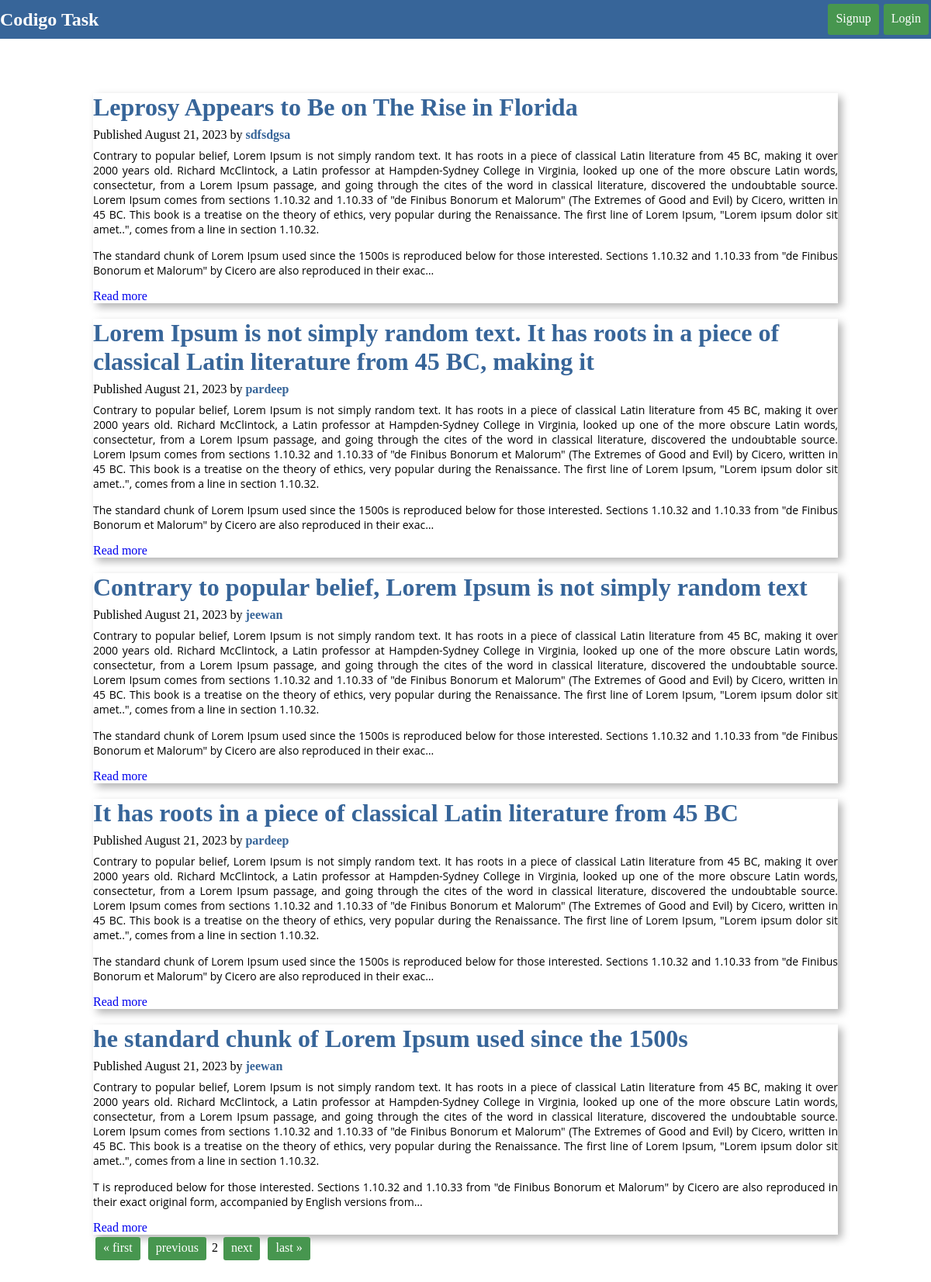
Screenshot of /?page=2 with the database file from the repository.
### home/models.py (models this page shows)
class BlogPost(models.Model):
    title = models.CharField(max_length=1000)
    content = FroalaField()
    author = models.ForeignKey(User, on_delete=models.CASCADE)
    created_at = models.DateTimeField(auto_now_add=True)

### home/views.py (the view)
# urls.py: path("", home_page, name="home"),
def home_page(request):
    context = {}
    try:
        blogs = BlogPost.objects.all()
        itmes_per_page = 5
        paginator  = Paginator(blogs, itmes_per_page)
        page_no = request.GET.get("page")
        page_obj = paginator.get_page(page_no)
        context["blogs"] =  page_obj
    except Exception as e:
        messages.error(f"An error occured {e}")
    return render(request, "home.html", context)

### templates/home.html (shortened to what this page needs)
{% extends "base.html" %}
{% block content %}
    <div class="container">
        {% for blog in blogs %}
         <div class="blog-container">
            <div class="blog-post flex">
                <h1>{{blog.title}}</h1>
                <div class="other-detail flex">
                    <p>Published   {{blog.created_at|date:"F d, Y"}}  by <b class="author">{{blog.author}}</b></p>
                </div>
                <div>
                   <p>
                    {{ blog.content|truncatechars_html:1000|safe }}
                    <a href="{% url 'detailblog' blog.id %}" style="text-decoration: none;">Read more</a>
                   </p>
                </div>
            </div>
         </div>
    {% endfor %}
    <div class="pagination">
        <span class="step-links">
            {% if blogs.has_previous %}
                <a href="?page=1" class="btn">&laquo; first</a>
                <a href="?page={{ blogs.previous_page_number }}" class="btn">previous</a>
            {% endif %}
            <span class="current-page">{{ blogs.number }}</span>
            {% if blogs.has_next %}
                <a href="?page={{ blogs.next_page_number }}" class="btn">next</a>
                <a href="?page={{ blogs.paginator.num_pages }}" class="btn">last &raquo;</a>
            {% endif %}
        </span>
    </div>
    </div>
{% endblock content %}

### static/css/main.css (style rules this page uses)
* { padding: 0; margin: 0; }
:root { --primary-color : #376599; --secondary-color : #47964f; }
.container { width: 60%; margin: auto; padding: 50px; }
.flex { display: flex; }
.blog-container { box-shadow: 5px 5px 10px rgba(0, 0, 0, 0.3); margin-top: 20px; }
.btn { height: 20px; padding: 10px; color: white; border-radius: 3px; margin: 3px; text-decoration: none; background-color: var(--secondary-color); }
.pagination .btn { display: inline-block; padding: 5px 10px; color: white; border-radius: 3px; margin: 3px; text-decoration: none; background-color: var(--secondary-color); }
.blog-post { flex-direction: column; gap: 8px; }
.blog-post h1 { color: var(--primary-color) ; }
.detail-blog h1, .blog-post h1 { color: var(--primary-color); }
.author { color: var(--primary-color); }
@media (min-width: 768px) { .container { width: 80%; } }

### rows the page displays
BlogPost: title "Leprosy Appears to Be on The Rise in Florida", created_at "August 21, 2023", author "sdfsdgsa", content "Contrary to popular belief, Lorem Ipsum is not simply random text. It has roots in a piece of classical Latin literature from 45 BC, making it over 2000 years old. Richard McClintock, a Latin professor at Hampden-Sydney College in Virginia, looked up one of the more obscure Latin words, consectetur, from a Lorem Ipsum passage, and going through the cites of the word in classical literature, discovered the undoubtable source. Lorem Ipsum comes from sections 1.10.32 and 1.10.33 of \"de Finibus Bonorum et Malorum\" (The Extremes of Good and Evil) by Cicero, written in 45 BC. This book is a treatise on the theory of ethics, very popular during the Renaissance. The first line of Lorem Ipsum,…"
BlogPost: title "Lorem Ipsum is not simply random text. It has roots in a piece of classical Latin literature from 45 BC, making it", created_at "August 21, 2023", author "pardeep", content "Contrary to popular belief, Lorem Ipsum is not simply random text. It has roots in a piece of classical Latin literature from 45 BC, making it over 2000 years old. Richard McClintock, a Latin professor at Hampden-Sydney College in Virginia, looked up one of the more obscure Latin words, consectetur, from a Lorem Ipsum passage, and going through the cites of the word in classical literature, discovered the undoubtable source. Lorem Ipsum comes from sections 1.10.32 and 1.10.33 of \"de Finibus Bonorum et Malorum\" (The Extremes of Good and Evil) by Cicero, written in 45 BC. This book is a treatise on the theory of ethics, very popular during the Renaissance. The first line of Lorem Ipsum,…"
BlogPost: title "Contrary to popular belief, Lorem Ipsum is not simply random text", created_at "August 21, 2023", author "jeewan", content "Contrary to popular belief, Lorem Ipsum is not simply random text. It has roots in a piece of classical Latin literature from 45 BC, making it over 2000 years old. Richard McClintock, a Latin professor at Hampden-Sydney College in Virginia, looked up one of the more obscure Latin words, consectetur, from a Lorem Ipsum passage, and going through the cites of the word in classical literature, discovered the undoubtable source. Lorem Ipsum comes from sections 1.10.32 and 1.10.33 of \"de Finibus Bonorum et Malorum\" (The Extremes of Good and Evil) by Cicero, written in 45 BC. This book is a treatise on the theory of ethics, very popular during the Renaissance. The first line of Lorem Ipsum,…"
BlogPost: title "It has roots in a piece of classical Latin literature from 45 BC", created_at "August 21, 2023", author "pardeep", content "Contrary to popular belief, Lorem Ipsum is not simply random text. It has roots in a piece of classical Latin literature from 45 BC, making it over 2000 years old. Richard McClintock, a Latin professor at Hampden-Sydney College in Virginia, looked up one of the more obscure Latin words, consectetur, from a Lorem Ipsum passage, and going through the cites of the word in classical literature, discovered the undoubtable source. Lorem Ipsum comes from sections 1.10.32 and 1.10.33 of \"de Finibus Bonorum et Malorum\" (The Extremes of Good and Evil) by Cicero, written in 45 BC. This book is a treatise on the theory of ethics, very popular during the Renaissance. The first line of Lorem Ipsum,…"
BlogPost: title "he standard chunk of Lorem Ipsum used since the 1500s", created_at "August 21, 2023", author "jeewan", content "Contrary to popular belief, Lorem Ipsum is not simply random text. It has roots in a piece of classical Latin literature from 45 BC, making it over 2000 years old. Richard McClintock, a Latin professor at Hampden-Sydney College in Virginia, looked up one of the more obscure Latin words, consectetur, from a Lorem Ipsum passage, and going through the cites of the word in classical literature, discovered the undoubtable source. Lorem Ipsum comes from sections 1.10.32 and 1.10.33 of \"de Finibus Bonorum et Malorum\" (The Extremes of Good and Evil) by Cicero, written in 45 BC. This book is a treatise on the theory of ethics, very popular during the Renaissance. The first line of Lorem Ipsum,…"

### other values shown
{{ blogs.number }} "2"
